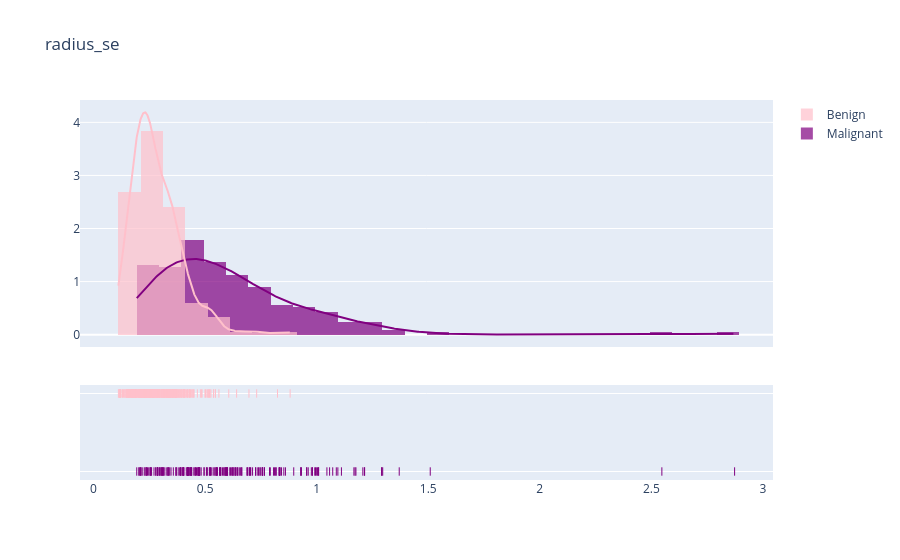
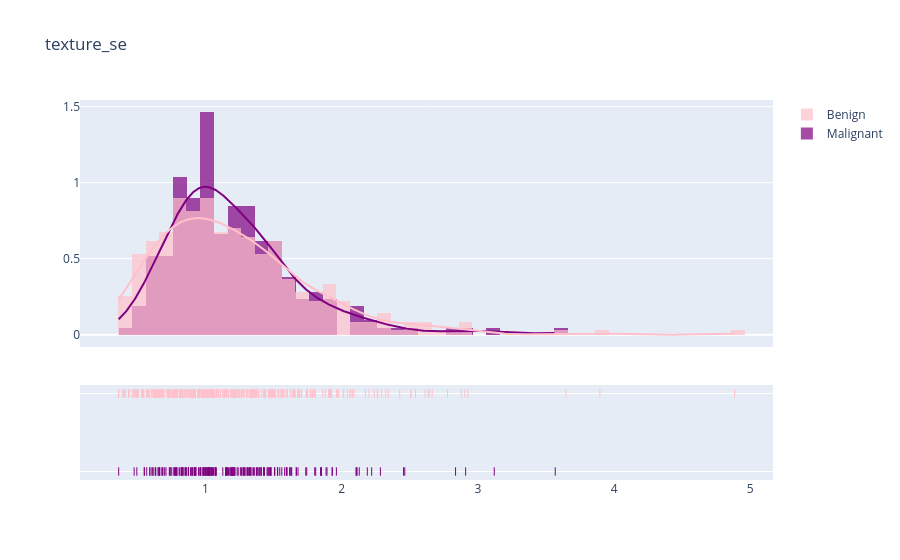
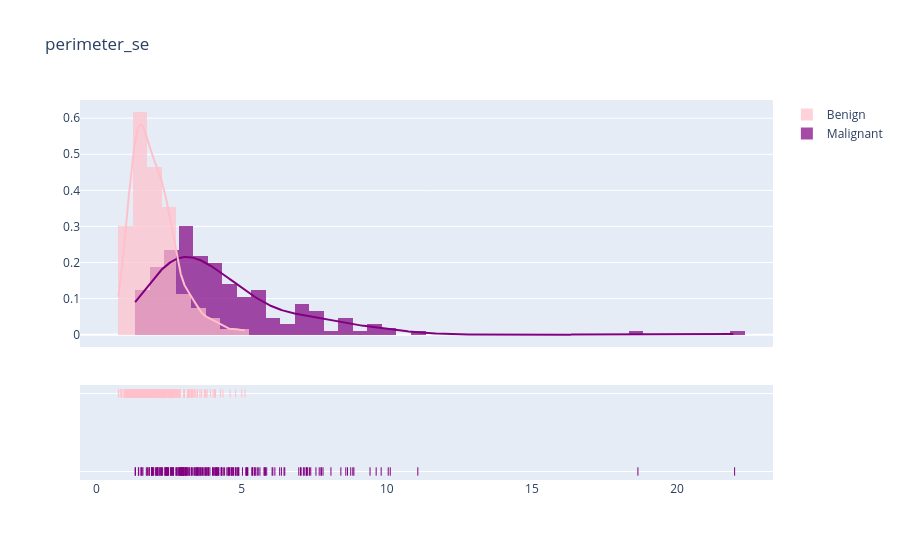

These figures' notebook cell, in order:
### Code cell
plots('radius_se', .1)
plots('texture_se', .1)
plots('perimeter_se', .5)
plots('area_se', 5)

### Figure 1 — Plotly figure (JSON) as saved in the notebook; plotly's stock layout.template omitted (floating-point values rounded to 4 significant figures; data arrays with more than 128 entries replaced by an {"elided": "..."} marker saying what was removed)
{"data": [{"autobinx": false, "histnorm": "probability density", "legendgroup": "Malignant", "marker": {"color": "purple"}, "name": "Malignant", "opacity": 0.7, "type": "histogram", "x": {"elided": "212 float values"}, "xaxis": "x", "xbins": {"end": 2.873, "size": 0.1, "start": 0.1938}, "yaxis": "y"}, {"autobinx": false, "histnorm": "probability density", "legendgroup": "Benign", "marker": {"color": "pink"}, "name": "Benign", "opacity": 0.7, "type": "histogram", "x": {"elided": "357 float values"}, "xaxis": "x", "xbins": {"end": 0.8811, "size": 0.1, "start": 0.1115}, "yaxis": "y"}, {"legendgroup": "Malignant", "marker": {"color": "purple"}, "mode": "lines", "name": "Malignant", "showlegend": false, "type": "scatter", "x": {"elided": "500 float values"}, "xaxis": "x", "y": {"elided": "500 float values"}, "yaxis": "y"}, {"legendgroup": "Benign", "marker": {"color": "pink"}, "mode": "lines", "name": "Benign", "showlegend": false, "type": "scatter", "x": {"elided": "500 float values"}, "xaxis": "x", "y": {"elided": "500 float values"}, "yaxis": "y"}, {"legendgroup": "Malignant", "marker": {"color": "purple", "symbol": "line-ns-open"}, "mode": "markers", "name": "Malignant", "showlegend": false, "type": "scatter", "x": {"elided": "212 float values"}, "xaxis": "x", "y": {"elided": "212 str values"}, "yaxis": "y2"}, {"legendgroup": "Benign", "marker": {"color": "pink", "symbol": "line-ns-open"}, "mode": "markers", "name": "Benign", "showlegend": false, "type": "scatter", "x": {"elided": "357 float values"}, "xaxis": "x", "y": {"elided": "357 str values"}, "yaxis": "y2"}], "layout": {"barmode": "overlay", "hovermode": "closest", "legend": {"traceorder": "reversed"}, "title": {"text": "radius_se"}, "xaxis": {"anchor": "y2", "domain": [0.0, 1.0], "zeroline": false}, "yaxis": {"anchor": "free", "domain": [0.35, 1], "position": 0.0}, "yaxis2": {"anchor": "x", "domain": [0, 0.25], "dtick": 1, "showticklabels": false}}}

### Figure 2 — Plotly figure (JSON) as saved in the notebook; plotly's stock layout.template omitted (floating-point values rounded to 4 significant figures; data arrays with more than 128 entries replaced by an {"elided": "..."} marker saying what was removed)
{"data": [{"autobinx": false, "histnorm": "probability density", "legendgroup": "Malignant", "marker": {"color": "purple"}, "name": "Malignant", "opacity": 0.7, "type": "histogram", "x": {"elided": "212 float values"}, "xaxis": "x", "xbins": {"end": 3.568, "size": 0.1, "start": 0.3621}, "yaxis": "y"}, {"autobinx": false, "histnorm": "probability density", "legendgroup": "Benign", "marker": {"color": "pink"}, "name": "Benign", "opacity": 0.7, "type": "histogram", "x": {"elided": "357 float values"}, "xaxis": "x", "xbins": {"end": 4.885, "size": 0.1, "start": 0.3602}, "yaxis": "y"}, {"legendgroup": "Malignant", "marker": {"color": "purple"}, "mode": "lines", "name": "Malignant", "showlegend": false, "type": "scatter", "x": {"elided": "500 float values"}, "xaxis": "x", "y": {"elided": "500 float values"}, "yaxis": "y"}, {"legendgroup": "Benign", "marker": {"color": "pink"}, "mode": "lines", "name": "Benign", "showlegend": false, "type": "scatter", "x": {"elided": "500 float values"}, "xaxis": "x", "y": {"elided": "500 float values"}, "yaxis": "y"}, {"legendgroup": "Malignant", "marker": {"color": "purple", "symbol": "line-ns-open"}, "mode": "markers", "name": "Malignant", "showlegend": false, "type": "scatter", "x": {"elided": "212 float values"}, "xaxis": "x", "y": {"elided": "212 str values"}, "yaxis": "y2"}, {"legendgroup": "Benign", "marker": {"color": "pink", "symbol": "line-ns-open"}, "mode": "markers", "name": "Benign", "showlegend": false, "type": "scatter", "x": {"elided": "357 float values"}, "xaxis": "x", "y": {"elided": "357 str values"}, "yaxis": "y2"}], "layout": {"barmode": "overlay", "hovermode": "closest", "legend": {"traceorder": "reversed"}, "title": {"text": "texture_se"}, "xaxis": {"anchor": "y2", "domain": [0.0, 1.0], "zeroline": false}, "yaxis": {"anchor": "free", "domain": [0.35, 1], "position": 0.0}, "yaxis2": {"anchor": "x", "domain": [0, 0.25], "dtick": 1, "showticklabels": false}}}

### Figure 3 — Plotly figure (JSON) as saved in the notebook; plotly's stock layout.template omitted (floating-point values rounded to 4 significant figures; data arrays with more than 128 entries replaced by an {"elided": "..."} marker saying what was removed)
{"data": [{"autobinx": false, "histnorm": "probability density", "legendgroup": "Malignant", "marker": {"color": "purple"}, "name": "Malignant", "opacity": 0.7, "type": "histogram", "x": {"elided": "212 float values"}, "xaxis": "x", "xbins": {"end": 21.98, "size": 0.5, "start": 1.334}, "yaxis": "y"}, {"autobinx": false, "histnorm": "probability density", "legendgroup": "Benign", "marker": {"color": "pink"}, "name": "Benign", "opacity": 0.7, "type": "histogram", "x": {"elided": "357 float values"}, "xaxis": "x", "xbins": {"end": 5.118, "size": 0.5, "start": 0.757}, "yaxis": "y"}, {"legendgroup": "Malignant", "marker": {"color": "purple"}, "mode": "lines", "name": "Malignant", "showlegend": false, "type": "scatter", "x": {"elided": "500 float values"}, "xaxis": "x", "y": {"elided": "500 float values"}, "yaxis": "y"}, {"legendgroup": "Benign", "marker": {"color": "pink"}, "mode": "lines", "name": "Benign", "showlegend": false, "type": "scatter", "x": {"elided": "500 float values"}, "xaxis": "x", "y": {"elided": "500 float values"}, "yaxis": "y"}, {"legendgroup": "Malignant", "marker": {"color": "purple", "symbol": "line-ns-open"}, "mode": "markers", "name": "Malignant", "showlegend": false, "type": "scatter", "x": {"elided": "212 float values"}, "xaxis": "x", "y": {"elided": "212 str values"}, "yaxis": "y2"}, {"legendgroup": "Benign", "marker": {"color": "pink", "symbol": "line-ns-open"}, "mode": "markers", "name": "Benign", "showlegend": false, "type": "scatter", "x": {"elided": "357 float values"}, "xaxis": "x", "y": {"elided": "357 str values"}, "yaxis": "y2"}], "layout": {"barmode": "overlay", "hovermode": "closest", "legend": {"traceorder": "reversed"}, "title": {"text": "perimeter_se"}, "xaxis": {"anchor": "y2", "domain": [0.0, 1.0], "zeroline": false}, "yaxis": {"anchor": "free", "domain": [0.35, 1], "position": 0.0}, "yaxis2": {"anchor": "x", "domain": [0, 0.25], "dtick": 1, "showticklabels": false}}}
